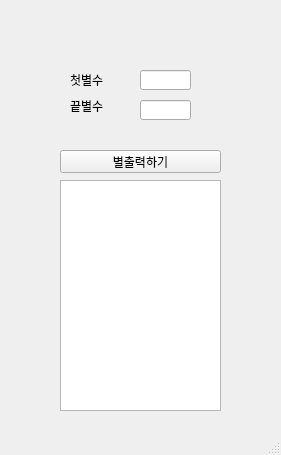
<?xml version="1.0" encoding="UTF-8"?>
<ui version="4.0">
 <class>MainWindow</class>
 <widget class="QMainWindow" name="MainWindow">
  <property name="geometry">
   <rect>
    <x>0</x>
    <y>0</y>
    <width>281</width>
    <height>455</height>
   </rect>
  </property>
  <property name="windowTitle">
   <string>MainWindow</string>
  </property>
  <widget class="QWidget" name="centralwidget">
   <widget class="QLabel" name="lbl_last">
    <property name="geometry">
     <rect>
      <x>70</x>
      <y>100</y>
      <width>56</width>
      <height>12</height>
     </rect>
    </property>
    <property name="text">
     <string>끝별수</string>
    </property>
   </widget>
   <widget class="QLabel" name="lbl_first">
    <property name="geometry">
     <rect>
      <x>70</x>
      <y>70</y>
      <width>56</width>
      <height>20</height>
     </rect>
    </property>
    <property name="text">
     <string>첫별수</string>
    </property>
   </widget>
   <widget class="QLineEdit" name="le_first">
    <property name="geometry">
     <rect>
      <x>140</x>
      <y>70</y>
      <width>51</width>
      <height>20</height>
     </rect>
    </property>
   </widget>
   <widget class="QLineEdit" name="le_last">
    <property name="geometry">
     <rect>
      <x>140</x>
      <y>100</y>
      <width>51</width>
      <height>20</height>
     </rect>
    </property>
   </widget>
   <widget class="QPushButton" name="pb">
    <property name="geometry">
     <rect>
      <x>60</x>
      <y>150</y>
      <width>161</width>
      <height>23</height>
     </rect>
    </property>
    <property name="text">
     <string>별출력하기</string>
    </property>
   </widget>
   <widget class="QTextEdit" name="te">
    <property name="geometry">
     <rect>
      <x>60</x>
      <y>180</y>
      <width>161</width>
      <height>231</height>
     </rect>
    </property>
   </widget>
  </widget>
  <widget class="QMenuBar" name="menubar">
   <property name="geometry">
    <rect>
     <x>0</x>
     <y>0</y>
     <width>281</width>
     <height>21</height>
    </rect>
   </property>
  </widget>
  <widget class="QStatusBar" name="statusbar"/>
 </widget>
 <resources/>
 <connections/>
</ui>
